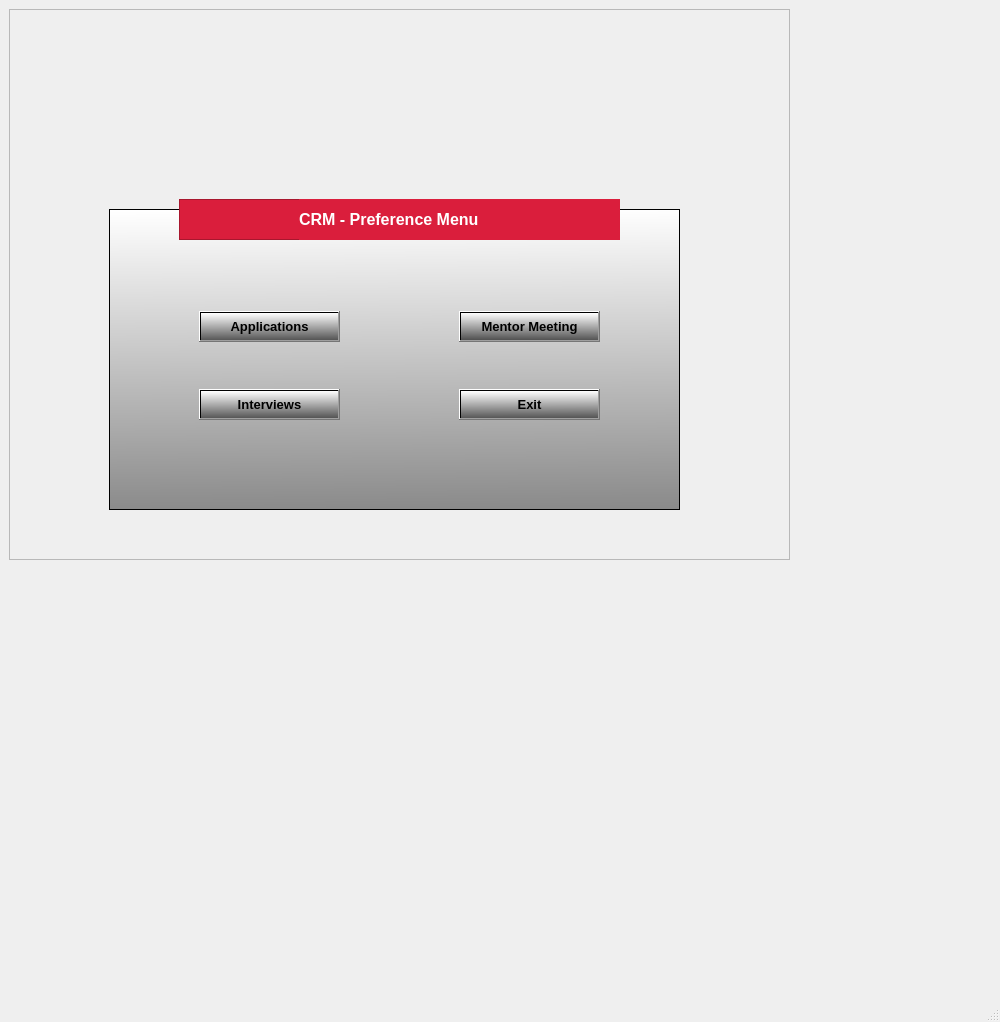
<?xml version="1.0" encoding="UTF-8"?>
<ui version="4.0">
 <class>MainWindow</class>
 <widget class="QMainWindow" name="MainWindow">
  <property name="geometry">
   <rect>
    <x>0</x>
    <y>0</y>
    <width>799</width>
    <height>594</height>
   </rect>
  </property>
  <property name="sizePolicy">
   <sizepolicy hsizetype="Fixed" vsizetype="Fixed">
    <horstretch>0</horstretch>
    <verstretch>0</verstretch>
   </sizepolicy>
  </property>
  <property name="windowTitle">
   <string>MainWindow</string>
  </property>
  <widget class="QWidget" name="centralwidget">
   <property name="sizePolicy">
    <sizepolicy hsizetype="Fixed" vsizetype="Fixed">
     <horstretch>0</horstretch>
     <verstretch>0</verstretch>
    </sizepolicy>
   </property>
   <property name="minimumSize">
    <size>
     <width>1000</width>
     <height>1000</height>
    </size>
   </property>
   <property name="maximumSize">
    <size>
     <width>1000</width>
     <height>1000</height>
    </size>
   </property>
   <widget class="QFrame" name="frame">
    <property name="geometry">
     <rect>
      <x>9</x>
      <y>9</y>
      <width>781</width>
      <height>551</height>
     </rect>
    </property>
    <property name="sizePolicy">
     <sizepolicy hsizetype="Fixed" vsizetype="Fixed">
      <horstretch>0</horstretch>
      <verstretch>0</verstretch>
     </sizepolicy>
    </property>
    <property name="autoFillBackground">
     <bool>true</bool>
    </property>
    <property name="frameShape">
     <enum>QFrame::StyledPanel</enum>
    </property>
    <property name="frameShadow">
     <enum>QFrame::Raised</enum>
    </property>
    <widget class="QLabel" name="label">
     <property name="geometry">
      <rect>
       <x>166</x>
       <y>30</y>
       <width>391</width>
       <height>91</height>
      </rect>
     </property>
     <property name="text">
      <string/>
     </property>
     <property name="pixmap">
      <pixmap>logo.png</pixmap>
     </property>
     <property name="scaledContents">
      <bool>true</bool>
     </property>
    </widget>
    <widget class="QFrame" name="frame_2">
     <property name="geometry">
      <rect>
       <x>100</x>
       <y>200</y>
       <width>571</width>
       <height>301</height>
      </rect>
     </property>
     <property name="autoFillBackground">
      <bool>false</bool>
     </property>
     <property name="styleSheet">
      <string notr="true">background-color: qlineargradient(spread:pad, x1:0.511364, y1:1, x2:0.500227, y2:0, stop:0 rgba(138, 138, 138, 255), stop:1 rgba(255, 255, 255, 255));</string>
     </property>
     <property name="frameShape">
      <enum>QFrame::StyledPanel</enum>
     </property>
     <property name="frameShadow">
      <enum>QFrame::Raised</enum>
     </property>
     <widget class="QPushButton" name="pushButton">
      <property name="geometry">
       <rect>
        <x>90</x>
        <y>102</y>
        <width>141</width>
        <height>31</height>
       </rect>
      </property>
      <property name="font">
       <font>
        <family>Arial</family>
        <pointsize>10</pointsize>
        <weight>75</weight>
        <bold>true</bold>
       </font>
      </property>
      <property name="styleSheet">
       <string notr="true">background-color: rgb(182, 182, 182);
background-color: qlineargradient(spread:pad, x1:0.511364, y1:1, x2:0.489, y2:0, stop:0 rgba(86, 86, 86, 255), stop:1 rgba(255, 255, 255, 255));
background-color: qlineargradient(spread:pad, x1:0.511364, y1:1, x2:0.489, y2:0, stop:0 rgba(86, 86, 86, 255), stop:1 rgba(255, 255, 255, 255));
color: rgb(0, 0, 0)</string>
      </property>
      <property name="text">
       <string>Applications</string>
      </property>
     </widget>
     <widget class="QPushButton" name="pushButton_2">
      <property name="geometry">
       <rect>
        <x>90</x>
        <y>180</y>
        <width>141</width>
        <height>31</height>
       </rect>
      </property>
      <property name="font">
       <font>
        <family>Arial</family>
        <pointsize>10</pointsize>
        <weight>75</weight>
        <bold>true</bold>
       </font>
      </property>
      <property name="styleSheet">
       <string notr="true">background-color: rgb(182, 182, 182);
background-color: qlineargradient(spread:pad, x1:0.511364, y1:1, x2:0.489, y2:0, stop:0 rgba(86, 86, 86, 255), stop:1 rgba(255, 255, 255, 255));
color: rgb(0, 0, 0)</string>
      </property>
      <property name="text">
       <string>Interviews</string>
      </property>
     </widget>
     <widget class="QPushButton" name="pushButton_3">
      <property name="geometry">
       <rect>
        <x>350</x>
        <y>102</y>
        <width>141</width>
        <height>31</height>
       </rect>
      </property>
      <property name="font">
       <font>
        <family>Arial</family>
        <pointsize>10</pointsize>
        <weight>75</weight>
        <bold>true</bold>
       </font>
      </property>
      <property name="styleSheet">
       <string notr="true">background-color: rgb(182, 182, 182);
background-color: qlineargradient(spread:pad, x1:0.511364, y1:1, x2:0.489, y2:0, stop:0 rgba(86, 86, 86, 255), stop:1 rgba(255, 255, 255, 255));
background-color: qlineargradient(spread:pad, x1:0.511364, y1:1, x2:0.54, y2:0, stop:0 rgba(82, 82, 82, 255), stop:1 rgba(255, 255, 255, 255));
color: rgb(0, 0, 0)</string>
      </property>
      <property name="text">
       <string>Mentor Meeting</string>
      </property>
     </widget>
     <widget class="QPushButton" name="pushButton_4">
      <property name="geometry">
       <rect>
        <x>350</x>
        <y>180</y>
        <width>141</width>
        <height>31</height>
       </rect>
      </property>
      <property name="font">
       <font>
        <family>Arial</family>
        <pointsize>10</pointsize>
        <weight>75</weight>
        <bold>true</bold>
       </font>
      </property>
      <property name="styleSheet">
       <string notr="true">background-color: rgb(182, 182, 182);
background-color: qlineargradient(spread:pad, x1:0.511364, y1:1, x2:0.489, y2:0, stop:0 rgba(86, 86, 86, 255), stop:1 rgba(255, 255, 255, 255));
color:rgb(0, 0, 0)</string>
      </property>
      <property name="text">
       <string>Exit</string>
      </property>
     </widget>
    </widget>
    <widget class="QFrame" name="frame_3">
     <property name="geometry">
      <rect>
       <x>170</x>
       <y>190</y>
       <width>441</width>
       <height>41</height>
      </rect>
     </property>
     <property name="autoFillBackground">
      <bool>false</bool>
     </property>
     <property name="styleSheet">
      <string notr="true">background-color: rgb(218, 30, 60);</string>
     </property>
     <property name="frameShape">
      <enum>QFrame::StyledPanel</enum>
     </property>
     <property name="frameShadow">
      <enum>QFrame::Raised</enum>
     </property>
     <widget class="QLabel" name="label_2">
      <property name="geometry">
       <rect>
        <x>120</x>
        <y>-10</y>
        <width>351</width>
        <height>61</height>
       </rect>
      </property>
      <property name="font">
       <font>
        <family>Arial</family>
        <pointsize>12</pointsize>
        <weight>75</weight>
        <bold>true</bold>
       </font>
      </property>
      <property name="text">
       <string>&lt;html&gt;&lt;head/&gt;&lt;body&gt;&lt;p&gt;&lt;span style=&quot; color:#ffffff;&quot;&gt;CRM -  Preference Menu&lt;/span&gt;&lt;/p&gt;&lt;/body&gt;&lt;/html&gt;</string>
      </property>
      <property name="scaledContents">
       <bool>true</bool>
      </property>
      <property name="wordWrap">
       <bool>false</bool>
      </property>
     </widget>
    </widget>
   </widget>
  </widget>
  <widget class="QMenuBar" name="menubar">
   <property name="geometry">
    <rect>
     <x>0</x>
     <y>0</y>
     <width>799</width>
     <height>21</height>
    </rect>
   </property>
  </widget>
  <widget class="QStatusBar" name="statusbar"/>
 </widget>
 <resources/>
 <connections/>
</ui>
